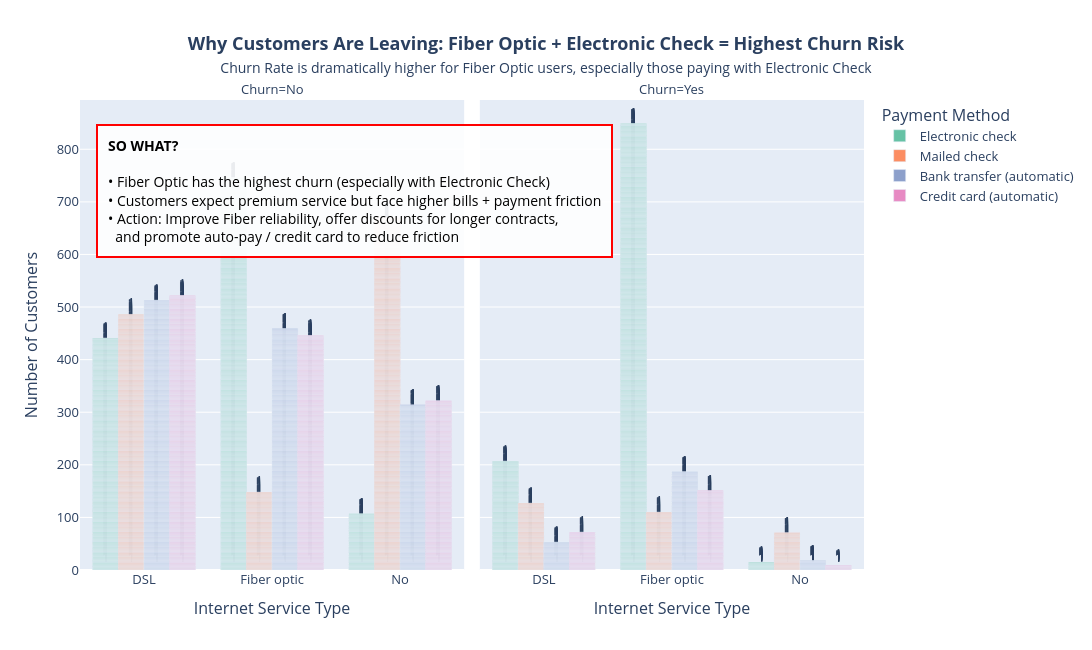

Notebook code for this chart:
### Code cell
import plotly.express as px

# Create the most compelling visualization: Churn Rate by Internet Service & Payment Method
# This combines the two strongest churn drivers

fig_story = px.bar(
    df, 
    x='InternetService', 
    color='PaymentMethod',
    barmode='group',
    facet_col='Churn',                    # Separate No / Yes churn
    title='<b>Why Customers Are Leaving: Fiber Optic + Electronic Check = Highest Churn Risk</b><br>'
          '<span style="font-size: 14px">Churn Rate is dramatically higher for Fiber Optic users, especially those paying with Electronic Check</span>',
    labels={'InternetService': 'Internet Service Type', 
            'PaymentMethod': 'Payment Method'},
    color_discrete_sequence=px.colors.qualitative.Set2,
    text_auto=True,
    height=650,
    width=1100
)

# Improve layout and annotations
fig_story.update_layout(
    showlegend=True,
    legend_title="Payment Method",
    yaxis_title="Number of Customers",
    title_x=0.5,
    font=dict(size=13)
)

# Add big annotation explaining "So What?"
fig_story.add_annotation(
    text="<b>SO WHAT?</b><br><br>"
         "• Fiber Optic has the highest churn (especially with Electronic Check)<br>"
         "• Customers expect premium service but face higher bills + payment friction<br>"
         "• Action: Improve Fiber reliability, offer discounts for longer contracts,<br>"
         "  and promote auto-pay / credit card to reduce friction",
    xref="paper", yref="paper",
    x=0.02, y=0.95,
    showarrow=False,
    align="left",
    bgcolor="rgba(255, 255, 255, 0.9)",
    bordercolor="red",
    borderwidth=2,
    borderpad=10,
    font=dict(size=14, color="black")
)

fig_story.show()

### Figure 1 — Plotly figure (JSON) as saved in the notebook; plotly's stock layout.template omitted (floating-point values rounded to 4 significant figures; data arrays with more than 128 entries replaced by an {"elided": "..."} marker saying what was removed)
{"data": [{"alignmentgroup": "True", "hovertemplate": "Payment Method=Electronic check<br>Churn=No<br>Internet Service Type=%{x}<br>count=%{y}<extra></extra>", "legendgroup": "Electronic check", "marker": {"color": "rgb(102,194,165)", "pattern": {"shape": ""}}, "name": "Electronic check", "offsetgroup": "Electronic check", "orientation": "v", "showlegend": true, "textposition": "auto", "texttemplate": "%{y}", "type": "bar", "x": {"elided": "1294 str values"}, "xaxis": "x", "y": {"elided": "1294 int values"}, "yaxis": "y"}, {"alignmentgroup": "True", "hovertemplate": "Payment Method=Electronic check<br>Churn=Yes<br>Internet Service Type=%{x}<br>count=%{y}<extra></extra>", "legendgroup": "Electronic check", "marker": {"color": "rgb(102,194,165)", "pattern": {"shape": ""}}, "name": "Electronic check", "offsetgroup": "Electronic check", "orientation": "v", "showlegend": false, "textposition": "auto", "texttemplate": "%{y}", "type": "bar", "x": {"elided": "1071 str values"}, "xaxis": "x2", "y": {"elided": "1071 int values"}, "yaxis": "y2"}, {"alignmentgroup": "True", "hovertemplate": "Payment Method=Mailed check<br>Churn=No<br>Internet Service Type=%{x}<br>count=%{y}<extra></extra>", "legendgroup": "Mailed check", "marker": {"color": "rgb(252,141,98)", "pattern": {"shape": ""}}, "name": "Mailed check", "offsetgroup": "Mailed check", "orientation": "v", "showlegend": true, "textposition": "auto", "texttemplate": "%{y}", "type": "bar", "x": {"elided": "1304 str values"}, "xaxis": "x", "y": {"elided": "1304 int values"}, "yaxis": "y"}, {"alignmentgroup": "True", "hovertemplate": "Payment Method=Mailed check<br>Churn=Yes<br>Internet Service Type=%{x}<br>count=%{y}<extra></extra>", "legendgroup": "Mailed check", "marker": {"color": "rgb(252,141,98)", "pattern": {"shape": ""}}, "name": "Mailed check", "offsetgroup": "Mailed check", "orientation": "v", "showlegend": false, "textposition": "auto", "texttemplate": "%{y}", "type": "bar", "x": {"elided": "308 str values"}, "xaxis": "x2", "y": {"elided": "308 int values"}, "yaxis": "y2"}, {"alignmentgroup": "True", "hovertemplate": "Payment Method=Bank transfer (automatic)<br>Churn=No<br>Internet Service Type=%{x}<br>count=%{y}<extra></extra>", "legendgroup": "Bank transfer (automatic)", "marker": {"color": "rgb(141,160,203)", "pattern": {"shape": ""}}, "name": "Bank transfer (automatic)", "offsetgroup": "Bank transfer (automatic)", "orientation": "v", "showlegend": true, "textposition": "auto", "texttemplate": "%{y}", "type": "bar", "x": {"elided": "1286 str values"}, "xaxis": "x", "y": {"elided": "1286 int values"}, "yaxis": "y"}, {"alignmentgroup": "True", "hovertemplate": "Payment Method=Bank transfer (automatic)<br>Churn=Yes<br>Internet Service Type=%{x}<br>count=%{y}<extra></extra>", "legendgroup": "Bank transfer (automatic)", "marker": {"color": "rgb(141,160,203)", "pattern": {"shape": ""}}, "name": "Bank transfer (automatic)", "offsetgroup": "Bank transfer (automatic)", "orientation": "v", "showlegend": false, "textposition": "auto", "texttemplate": "%{y}", "type": "bar", "x": {"elided": "258 str values"}, "xaxis": "x2", "y": {"elided": "258 int values"}, "yaxis": "y2"}, {"alignmentgroup": "True", "hovertemplate": "Payment Method=Credit card (automatic)<br>Churn=No<br>Internet Service Type=%{x}<br>count=%{y}<extra></extra>", "legendgroup": "Credit card (automatic)", "marker": {"color": "rgb(231,138,195)", "pattern": {"shape": ""}}, "name": "Credit card (automatic)", "offsetgroup": "Credit card (automatic)", "orientation": "v", "showlegend": true, "textposition": "auto", "texttemplate": "%{y}", "type": "bar", "x": {"elided": "1290 str values"}, "xaxis": "x", "y": {"elided": "1290 int values"}, "yaxis": "y"}, {"alignmentgroup": "True", "hovertemplate": "Payment Method=Credit card (automatic)<br>Churn=Yes<br>Internet Service Type=%{x}<br>count=%{y}<extra></extra>", "legendgroup": "Credit card (automatic)", "marker": {"color": "rgb(231,138,195)", "pattern": {"shape": ""}}, "name": "Credit card (automatic)", "offsetgroup": "Credit card (automatic)", "orientation": "v", "showlegend": false, "textposition": "auto", "texttemplate": "%{y}", "type": "bar", "x": {"elided": "232 str values"}, "xaxis": "x2", "y": {"elided": "232 int values"}, "yaxis": "y2"}], "layout": {"annotations": [{"showarrow": false, "text": "Churn=No", "x": 0.245, "xanchor": "center", "xref": "paper", "y": 1, "yanchor": "bottom", "yref": "paper"}, {"showarrow": false, "text": "Churn=Yes", "x": 0.755, "xanchor": "center", "xref": "paper", "y": 1, "yanchor": "bottom", "yref": "paper"}, {"align": "left", "bgcolor": "rgba(255, 255, 255, 0.9)", "bordercolor": "red", "borderpad": 10, "borderwidth": 2, "font": {"color": "black", "size": 14}, "showarrow": false, "text": "<b>SO WHAT?</b><br><br>• Fiber Optic has the highest churn (especially with Electronic Check)<br>• Customers expect premium service but face higher bills + payment friction<br>• Action: Improve Fiber reliability, offer discounts for longer contracts,<br>  and promote auto-pay / credit card to reduce friction", "x": 0.02, "xref": "paper", "y": 0.95, "yref": "paper"}], "barmode": "group", "font": {"size": 13}, "height": 650, "legend": {"title": {"text": "Payment Method"}, "tracegroupgap": 0}, "showlegend": true, "title": {"text": "<b>Why Customers Are Leaving: Fiber Optic + Electronic Check = Highest Churn Risk</b><br><span style=\"font-size: 14px\">Churn Rate is dramatically higher for Fiber Optic users, especially those paying with Electronic Check</span>", "x": 0.5}, "width": 1100, "xaxis": {"anchor": "y", "domain": [0, 0.49], "title": {"text": "Internet Service Type"}}, "xaxis2": {"anchor": "y2", "domain": [0.51, 1], "matches": "x", "title": {"text": "Internet Service Type"}}, "yaxis": {"anchor": "x", "domain": [0, 1], "title": {"text": "Number of Customers"}}, "yaxis2": {"anchor": "x2", "domain": [0, 1], "matches": "y", "showticklabels": false}}}
